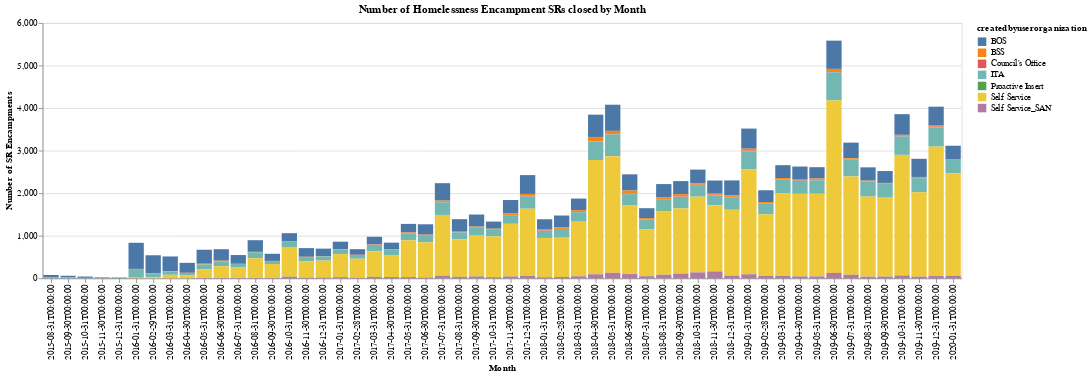

Notebook source saved alongside this figure:
### Code cell
chart = alt.Chart(source.reset_index()).mark_bar().encode(
    x = alt.X('closeddate:O'),
    y= alt.Y('sum(srnumber)'),
    color='createdbyuserorganization'
).properties(
    title='Number of Homelessness Encampment SRs closed by Month'
)

chart.encoding.y.title = 'Number of SR Encampments'
chart.encoding.x.title = 'Month'
chart

### Figure 1 — Vega-Lite specification as saved in the notebook (floating-point values rounded to 4 significant figures; data arrays with more than 128 entries replaced by an {"elided": "..."} marker saying what was removed)
{"config": {"view": {"continuousWidth": 400, "continuousHeight": 300}}, "data": {"name": "data-4db0d7366d3651b34cbe286f31c6f25e"}, "mark": "bar", "encoding": {"color": {"type": "nominal", "field": "createdbyuserorganization"}, "x": {"type": "ordinal", "field": "closeddate", "title": "Month"}, "y": {"type": "quantitative", "aggregate": "sum", "field": "srnumber", "title": "Number of SR Encampments"}}, "title": "Number of Homelessness Encampment SRs closed by Month", "$schema": "https://vega.github.io/schema/vega-lite/v4.0.0.json", "datasets": {"data-4db0d7366d3651b34cbe286f31c6f25e": {"elided": "327 records"}}}
